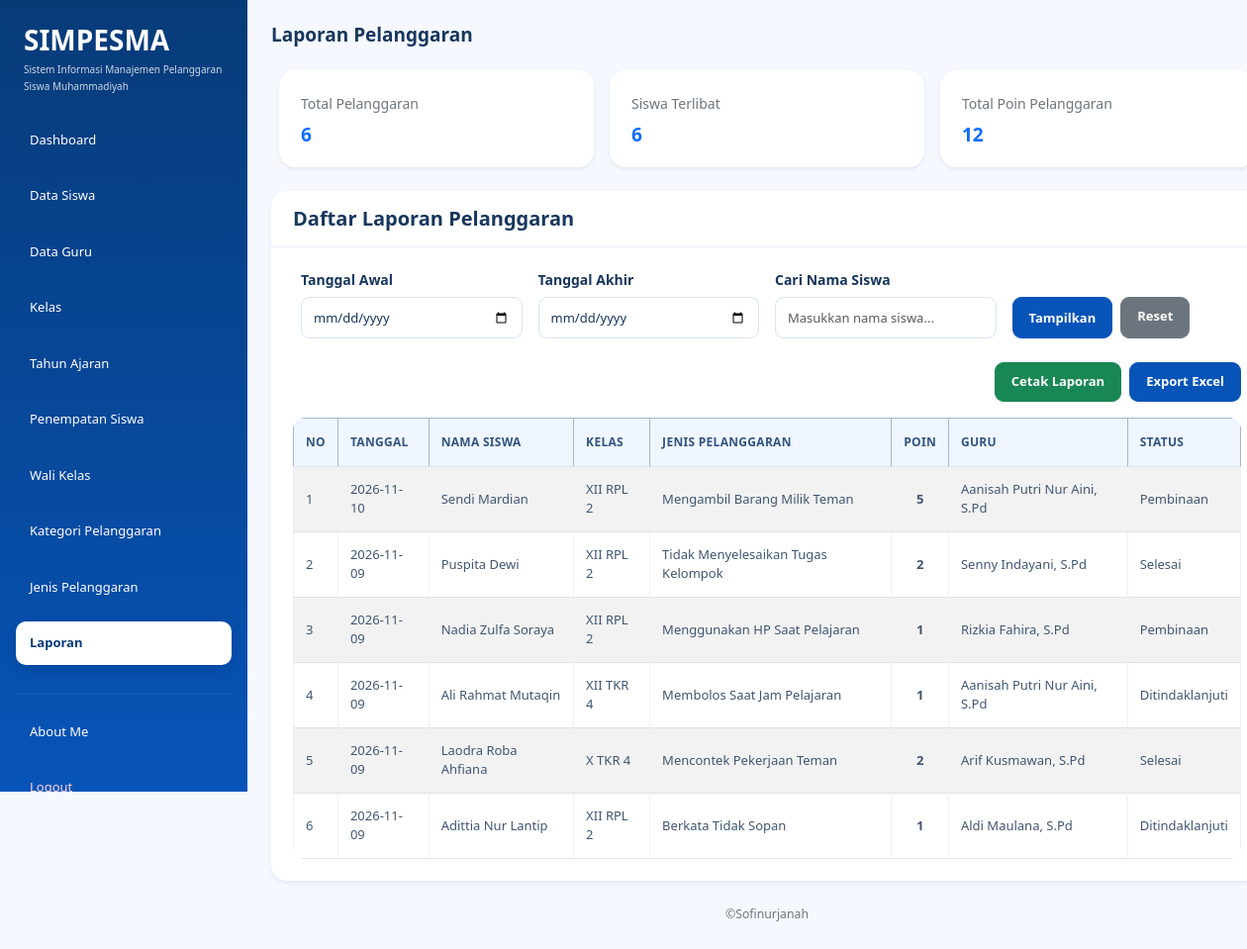
The page /laporan.php (signed in) on the database as committed earlier.
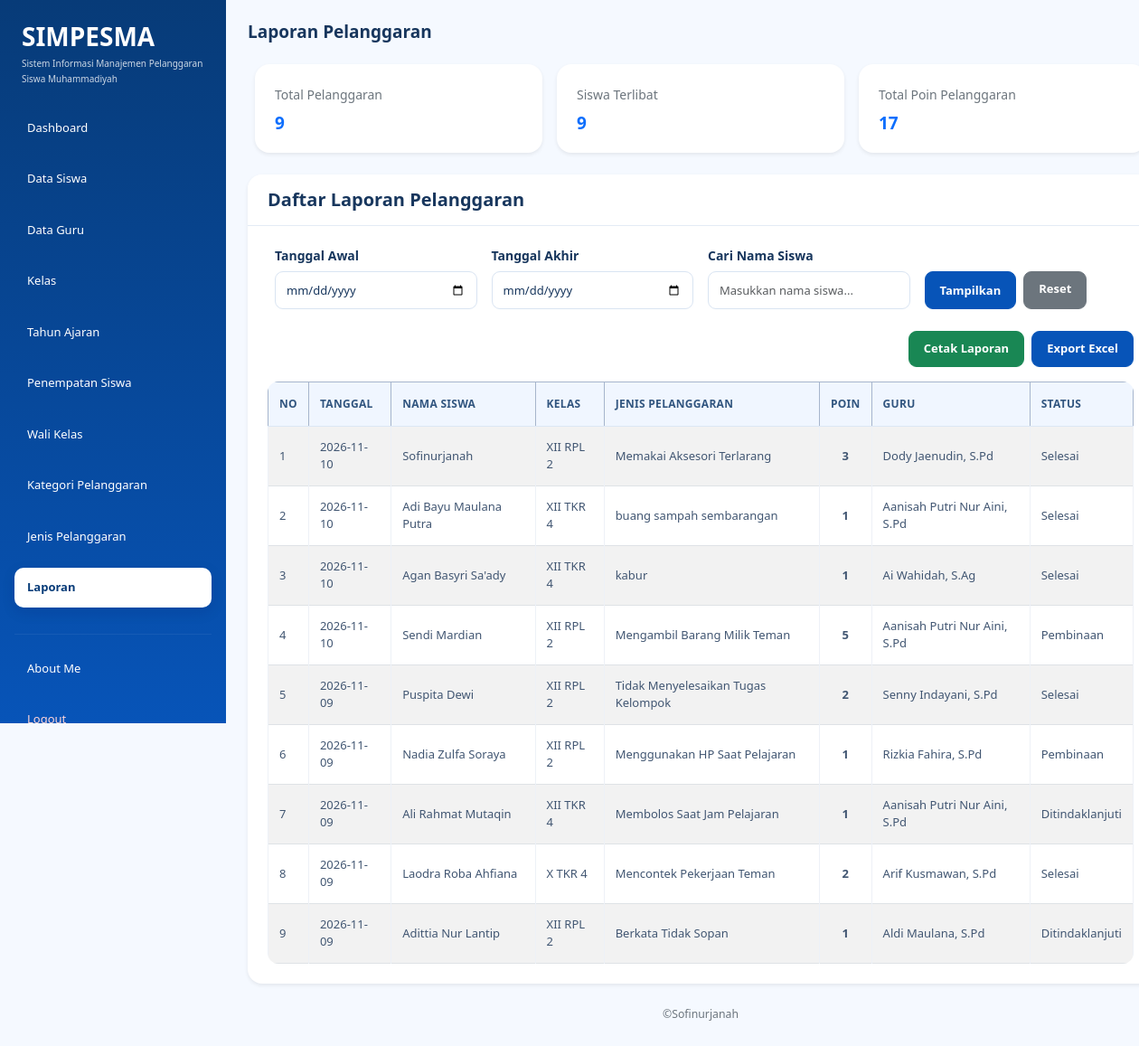
The same page on the database as committed later.
### tables this page shows
CREATE TABLE `t_pelanggaran_siswa` (
  `id` int(11) NOT NULL,
  `tahun_ajaran_id` int(11) NOT NULL,
  `siswa_id` int(11) NOT NULL,
  `nama_siswa` varchar(150) NOT NULL,
  `kelas_id` int(11) NOT NULL,
  `nama_kelas` varchar(100) NOT NULL,
  `pelanggaran_id` int(11) NOT NULL,
  `nama_pelanggaran` varchar(150) NOT NULL,
  `pelanggaran_kategori_id` int(11) NOT NULL,
  `guru_id` int(11) NOT NULL,
  `nama_guru` varchar(150) NOT NULL,
  `tanggal` date NOT NULL,
  `keterangan` text NOT NULL,
  `poin` int(11) NOT NULL,
  `tindakan` text NOT NULL,
  `status` varchar(30) NOT NULL,
  `created_at` timestamp NOT NULL DEFAULT current_timestamp(),
  `updated_at` timestamp NOT NULL DEFAULT current_timestamp()
);

### laporan.php (the view, shortened to what the changed rows need)
<?php
include "config/koneksi.php";
$sql = "
    SELECT
        tps.*,
        COALESCE(tp.poin, tps.poin) AS poin_jenis
    FROM t_pelanggaran_siswa tps
    LEFT JOIN t_pelanggaran tp
        ON tp.id = tps.pelanggaran_id
    WHERE 1=1
";
$sql .= " ORDER BY tps.tanggal DESC, tps.id DESC";
$stmt_laporan = mysqli_prepare($koneksi, $sql);
mysqli_stmt_execute($stmt_laporan);
$data_laporan = mysqli_stmt_get_result($stmt_laporan);
$sql_ringkasan = "
    SELECT
        COUNT(*) AS jumlah_pelanggaran,
        COALESCE(SUM(COALESCE(tp.poin, tps.poin)), 0) AS total_poin,
        COUNT(DISTINCT tps.siswa_id) AS jumlah_siswa
    FROM t_pelanggaran_siswa tps
    LEFT JOIN t_pelanggaran tp
        ON tp.id = tps.pelanggaran_id
    WHERE 1=1
";
$stmt_ringkasan = mysqli_prepare(
    $koneksi,
    $sql_ringkasan
);
mysqli_stmt_execute($stmt_ringkasan);
$hasil_ringkasan = mysqli_stmt_get_result($stmt_ringkasan);
$ringkasan = mysqli_fetch_assoc($hasil_ringkasan);
$total_pelanggaran = (int) $ringkasan['jumlah_pelanggaran'];
$total_poin = (int) $ringkasan['total_poin'];
$total_siswa = (int) $ringkasan['jumlah_siswa'];
mysqli_data_seek($data_laporan, 0);
mysqli_data_seek($data_laporan, 0);
?>
<!DOCTYPE html>
<html lang="id">
<head>
    <link
        href="https://cdn.jsdelivr.net/npm/bootstrap@5.3.3/dist/css/bootstrap.min.css"
        rel="stylesheet">
    <link rel="stylesheet" href="style.css">
</head>
<body>
<div class="container-fluid">
    <div class="row min-vh-100">
        <main class="col-md-9 col-lg-10 p-4">
            <div class="row g-3 mb-4">
                <div class="col-md-4">
                    <div class="card border-0 shadow-sm h-100">
                        <div class="card-body">
                            <p class="text-secondary mb-2">
                                Total Pelanggaran
                            </p>
                            <h3 class="fw-bold text-primary mb-0">
                                <?= $total_pelanggaran; ?>
                            </h3>
                        </div>
                    </div>
                </div>
                <div class="col-md-4">
                    <div class="card border-0 shadow-sm h-100">
                        <div class="card-body">
                            <p class="text-secondary mb-2">
                                Siswa Terlibat
                            </p>
                            <h3 class="fw-bold text-primary mb-0">
                                <?= $total_siswa; ?>
                            </h3>
                        </div>
                    </div>
                </div>
                <div class="col-md-4">
                    <div class="card border-0 shadow-sm h-100">
                        <div class="card-body">
                            <p class="text-secondary mb-2">
                                Total Poin Pelanggaran
                            </p>
                            <h3 class="fw-bold text-primary mb-0">
                                <?= $total_poin; ?>
                            </h3>
                        </div>
                    </div>
                </div>
            </div>
            <div class="card border-0 shadow-sm">
                <div class="card-body">
                    <div class="table-responsive">
                        <table
                            id="tabelLaporan"
                            class="table table-bordered table-striped table-hover align-middle">
                            <thead class="table-primary">
                                <tr>
                                    <th>No</th>
                                    <th>Tanggal</th>
                                    <th>Nama Siswa</th>
                                    <th>Kelas</th>
                                    <th>Jenis Pelanggaran</th>
                                    <th>Poin</th>
                                    <th>Guru</th>
                                    <th>Status</th>
                                </tr>
                            </thead>
                            <tbody>
                                <?php
                                $no = 1;
                                if (mysqli_num_rows($data_laporan) > 0) {
                                    while ($row = mysqli_fetch_assoc($data_laporan)) {
                                ?>
                                    <tr>
                                        <td><?= $no++; ?></td>
                                        <td>
                                            <?= htmlspecialchars($row['tanggal']); ?>
                                        </td>
                                        <td>
                                            <?= htmlspecialchars($row['nama_siswa']); ?>
                                        </td>
                                        <td>
                                            <?= htmlspecialchars($row['nama_kelas']); ?>
                                        </td>
                                        <td>
                                            <?= htmlspecialchars($row['nama_pelanggaran']); ?>
                                        </td>
                                        <td class="text-center fw-bold">
                                            <?= (int) $row['poin_jenis']; ?>
                                        </td>
                                        <td>
                                            <?= htmlspecialchars($row['nama_guru']); ?>
                                        </td>
                                        <td>
                                            <?= htmlspecialchars($row['status']); ?>
                                        </td>
                                    </tr>
                                <?php
                                    }
                                } ?>
                            </tbody>
                        </table>
                    </div>
                </div>
            </div>
        </main>
    </div>
</div>
</body>
</html>

Rows that differ between the two databases and show on the page:
added t_pelanggaran_siswa: tanggal "2026-11-10", nama_siswa "Sofinurjanah", nama_kelas "XII RPL 2", nama_pelanggaran "Memakai Aksesori Terlarang", poin_jenis "3", nama_guru "Dody Jaenudin, S.Pd", status "Selesai"
added t_pelanggaran_siswa: tanggal "2026-11-10", nama_siswa "Adi Bayu Maulana Putra", nama_kelas "XII TKR 4", nama_pelanggaran "buang sampah sembarangan", poin_jenis "1", nama_guru "Aanisah Putri Nur Aini, S.Pd", status "Selesai"
added t_pelanggaran_siswa: tanggal "2026-11-10", nama_siswa "Agan Basyri Sa'ady", nama_kelas "XII TKR 4", nama_pelanggaran "kabur", poin_jenis "1", nama_guru "Ai Wahidah, S.Ag", status "Selesai"
Other text that changed with them:
$total_pelanggaran: "6" → "9"
$total_siswa: "6" → "9"
$total_poin: "12" → "17"
